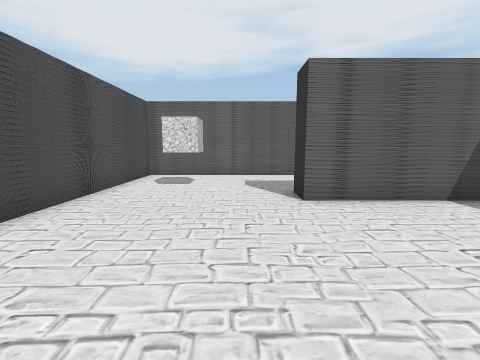
View 1 (above)

24 first-person views from a walk through a Unity game level. The camera is 1.2 m above the floor, tilts 8° down and sees 90° across. The floor is counted in squares, 1 m on a side. Each view is taken from the middle of a square. On the plan, view 1 faces up. The plan holds only what a view shows up to about 12 squares ahead; the rest is blank. The place goes on beyond the plan. The player character is not drawn. Door leaves are left out, so doorways stand open.

View 2
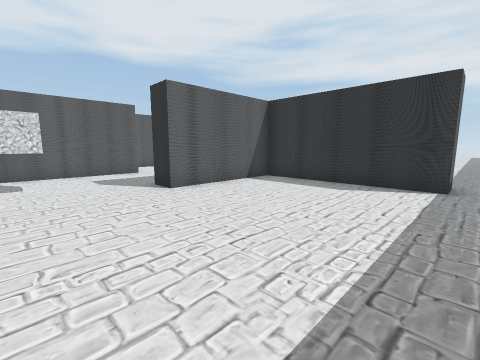

View 3
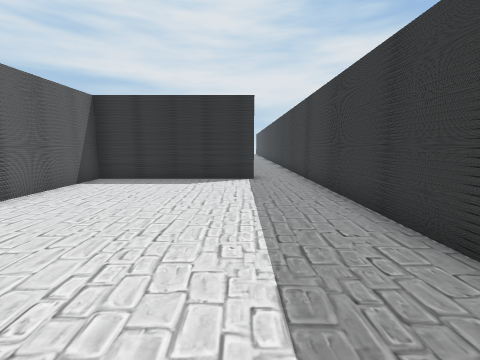

View 4
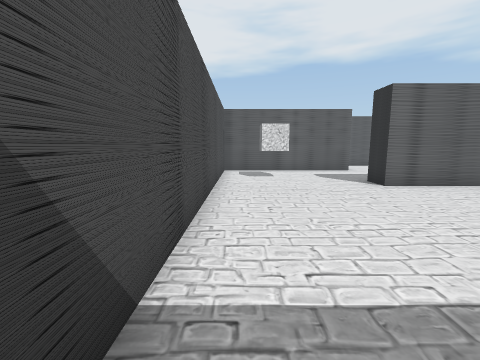

View 5
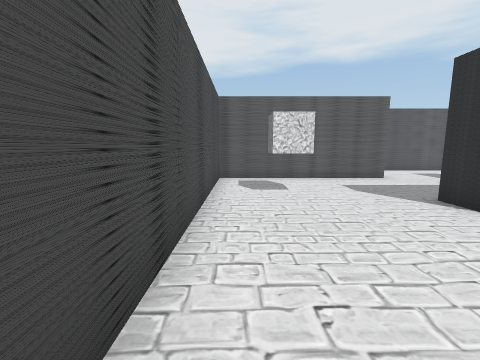

View 6
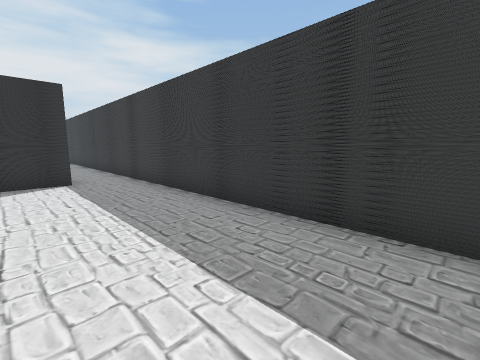

View 7
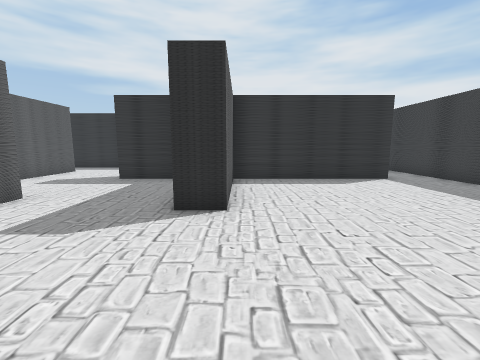

View 8
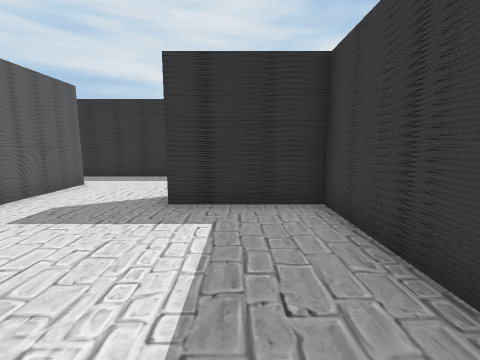

View 9
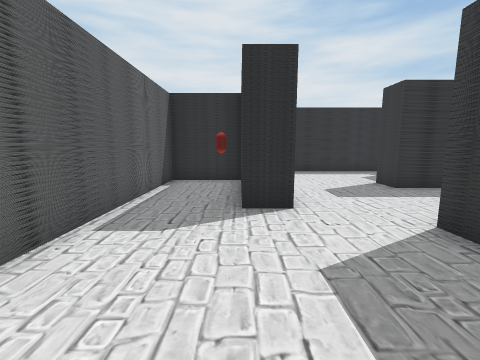

View 10
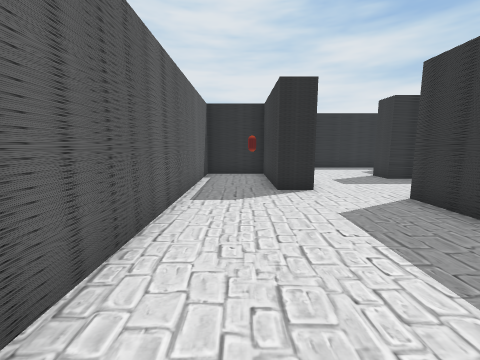

View 11
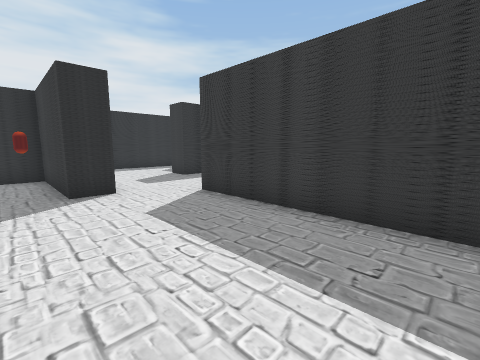

View 12
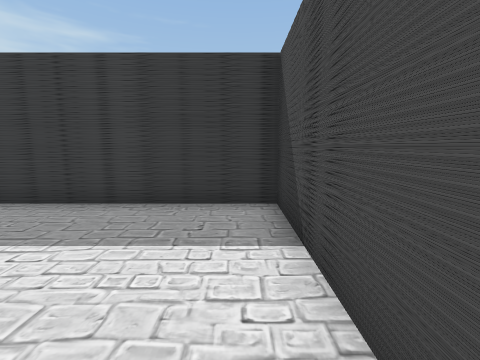

View 13
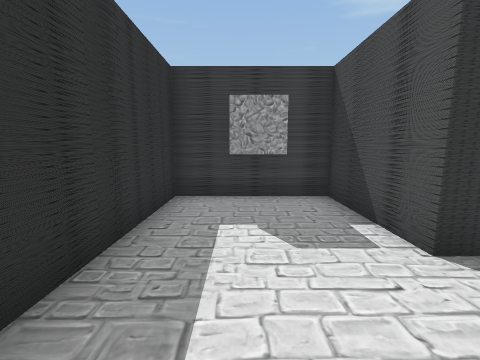

View 14
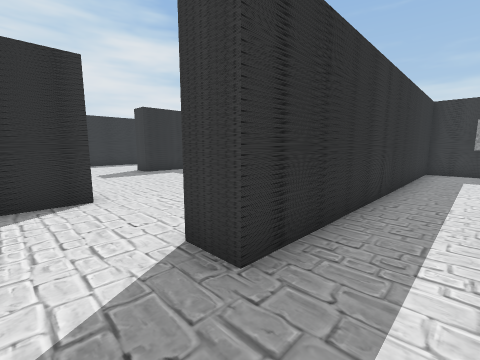

View 15
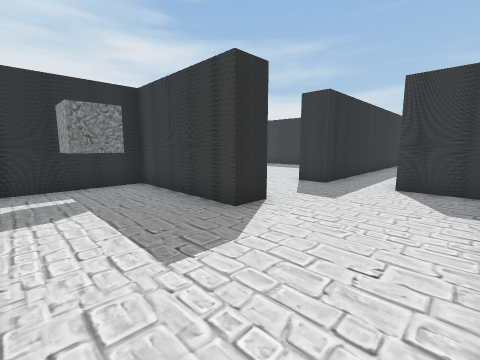

View 16
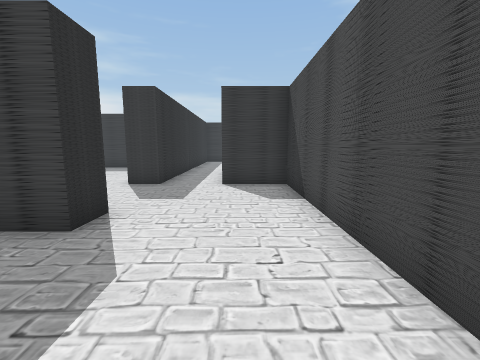

View 17
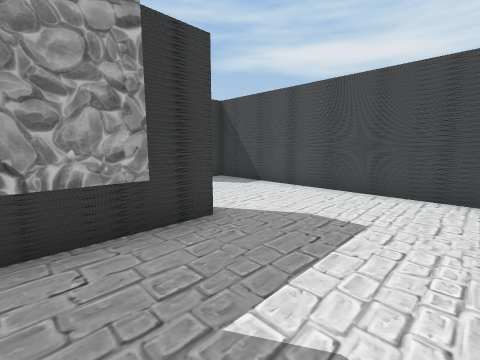

View 18
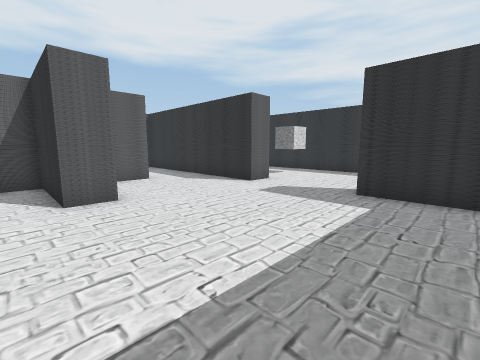

View 19
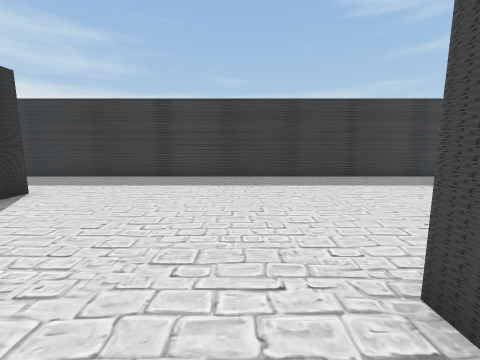

View 20
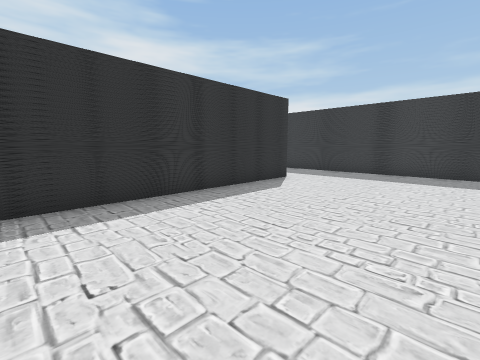

View 21
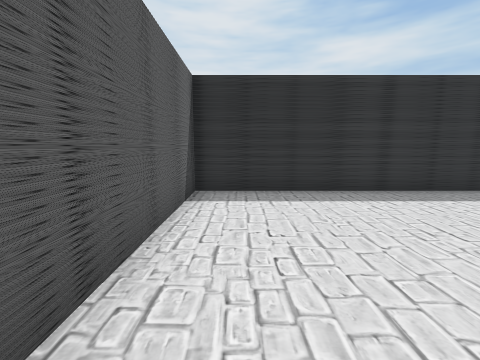

View 22
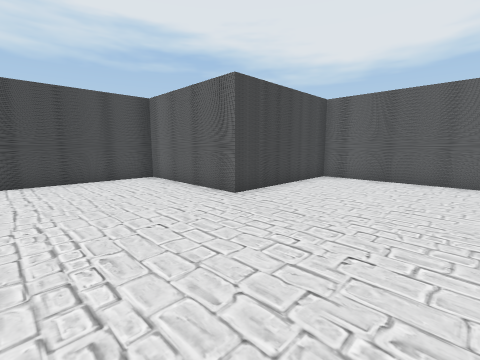

View 23
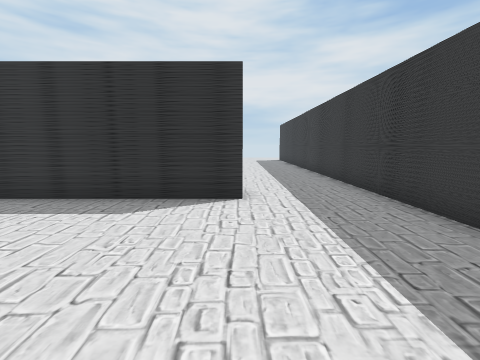

View 24
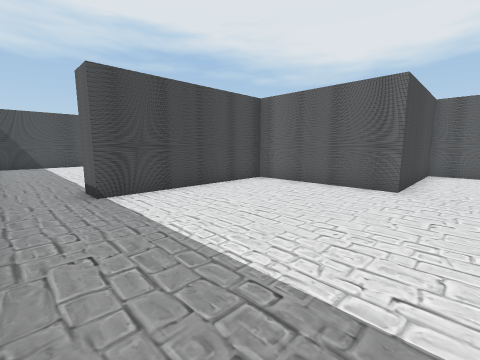

### Floor plan
Points are (right, up) in squares from view 1. A wall is a line through its corners. A room is listed if a view was taken in it or the views show most of it. See-through windows are left out.
Room 1 (views 1, 2, 3, 4, 5, 6, 7)
walls: (-1.2, 6.9) (-2.2, 6.9); (5.9, -0.5) (5.9, 5.2) (1.4, 5.2) (1.4, 6.2); (-3.1, -2.5) (5.6, -2.5); (-3.8, 6.5) (-3.8, -2)
ways out: opening at (0.5, 7.5) to room 2; opening at (6.5, -1.5) to room 7; opening at (-3, 7.5) to room 8
Room 2 (view 8)
walls: (-1.2, 8) (-1.2, 6.9); (2.5, 10) (-0.4, 10)
ways out: opening at (0.5, 7.5) to room 1; open door at (2, 8.5) to room 4; opening at (-1.5, 9) to room 8
Room 3 (views 9, 10, 11, 12)
walls: (3.6, 12.9) (3.6, 14) (7.5, 14) (7.5, 16.4) (-1.8, 16.4); (-3.8, 15.4) (-3.8, 11) (2.5, 11)
ways out: opening at (3, 11.5) to room 4
objects: other object (6, 15)
Room 4 (view 13)
walls: (8.6, 13) (4.1, 13); (8.1, 7.8) (9.2, 7.8); (2.6, 6.2) (5.9, 6.2) (5.9, 9.5) (6.9, 9.5) (6.9, 6.2) (10.6, 6.2) (10.6, 17.4)
ways out: open door at (2, 8.5) to room 2; opening at (3, 11.5) to room 3; open door at (9.5, 17) to room 5
Room 5 (views 14, 15, 16, 18)
walls: (10.6, 17.4) (11.6, 17.4); (15.9, 17.7) (14.8, 17.7) (14.8, 20.7) (13.9, 20.7); (10.4, 20.6) (10.4, 21.7) (13.1, 21.7); (12.6, 23) (12.6, 24); (18, 20.7) (16.8, 20.7); (21.2, 17.7) (20.2, 17.7) (20.2, 23); (20.2, 11.9) (20.2, 14) (21.2, 14); (6.5, 25.1) (6.5, 17.4) (8.6, 17.4)
ways out: open door at (9.5, 17) to room 4; opening at (13, 25) to room 6; gap at (13, 23) to room 6; open door at (19, 21.2); open door at (21, 15.5)
Room 6 (view 17)
walls: (12.6, 24) (13.6, 24); (13.1, 21.7) (14.8, 21.7) (14.8, 25.1)
ways out: opening at (13, 25) to room 5; gap at (13, 23) to room 5
Room 7 (views 19, 20, 21, 22, 23, 24)
walls: (18.4, 0.9) (18.4, 10.2) (11.6, 10.2) (11.6, 5.2) (6.9, 5.2) (6.9, -0.5) (5.9, -0.5); (5.6, -2.5) (24.5, -2.5)
ways out: opening at (6.5, -1.5) to room 1
Room 8 (no view inside)
walls: (-2.2, 6.9) (-2.2, 8); (-0.4, 10) (-3.8, 10) (-3.8, 6.5)
ways out: opening at (-3, 7.5) to room 1; opening at (-1.5, 9) to room 2

Positions as (right, up) in squares from view 1, and headings:
1: (0, 0), facing up
2: (-2, -1), facing up-right
3: (-3, 0), facing right
4: (-3, -2), facing up
5: (-3, 1), facing up
6: (-3, 1), facing down-right
7: (-3, 5), facing right
8: (1, 8), facing right
9: (-1, 14), facing right
10: (-3, 15), facing right
11: (-3, 15), facing down-right
12: (-3, 16), facing down
13: (9, 12), facing down
14: (9, 19), facing down-right
15: (7, 25), facing down-right
16: (8, 25), facing down
17: (13, 25), facing down-left
18: (14, 12), facing up-right
19: (13, 7), facing down
20: (13, 9), facing down-right
21: (12, 9), facing right
22: (16, 1), facing up-left
23: (13, 1), facing right
24: (13, -2), facing up-left
